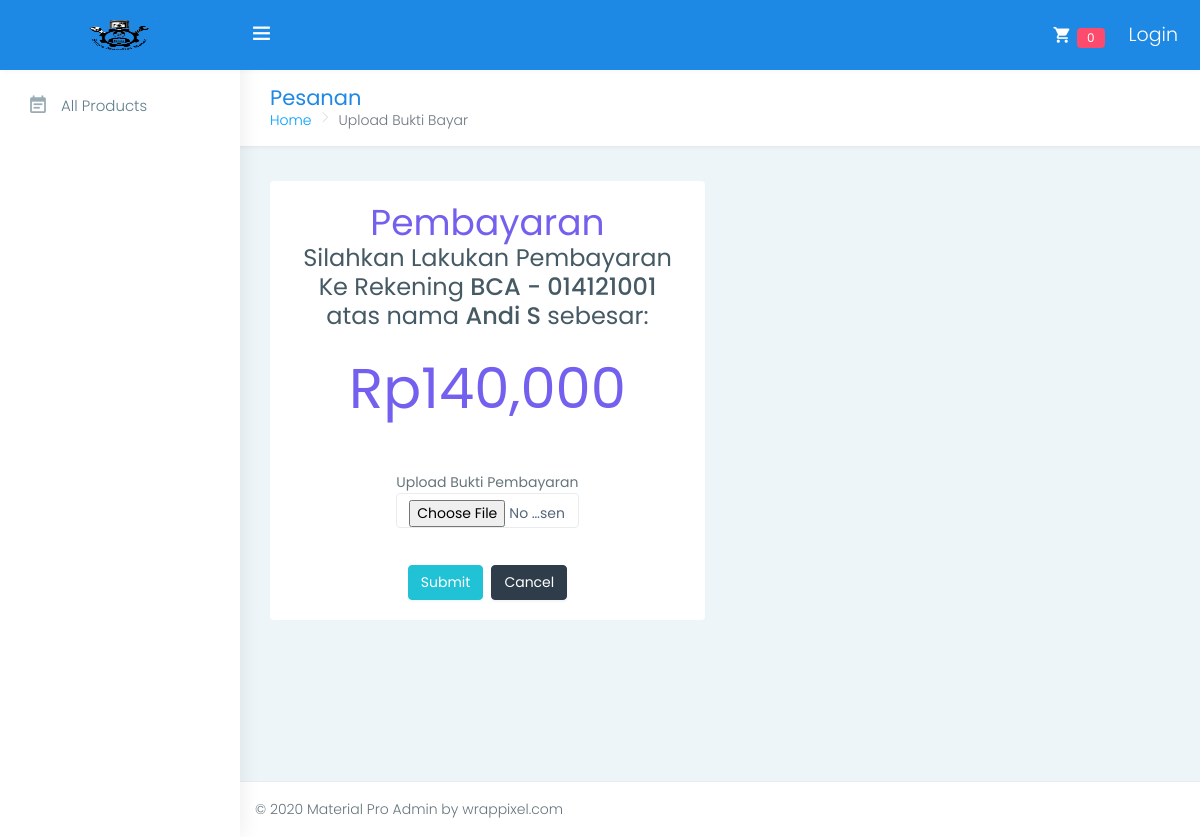
Page /orders/formbayar/7 on the committed database.
### tables this page shows
CREATE TABLE `salesheader` (
  `idsales` int(11) NOT NULL,
  `userid` int(11) NOT NULL,
  `total` int(11) NOT NULL,
  `idrekening` int(11) NOT NULL,
  `notes` text NOT NULL,
  `status` int(11) NOT NULL,
  `no_order` varchar(35) NOT NULL,
  `namapenerima` varchar(40) NOT NULL,
  `nohppenerima` varchar(15) NOT NULL,
  `alamat` text NOT NULL,
  `kurir` varchar(20) NOT NULL,
  `created_at` datetime NOT NULL,
  `updated_at` datetime DEFAULT NULL,
  `is_active` int(11) NOT NULL,
  `buktipembayaran` varchar(40) NOT NULL,
  `statusbayar` int(1) NOT NULL,
  `statusorder` int(1) NOT NULL,
  `catatanpembayaran` text NOT NULL,
  `noresi` varchar(15) NOT NULL
);

CREATE TABLE `rekening` (
  `idrekening` int(11) NOT NULL,
  `namaakun` varchar(40) NOT NULL,
  `namabank` varchar(50) NOT NULL,
  `norek` varchar(20) NOT NULL,
  `created_at` datetime NOT NULL,
  `updated_at` datetime DEFAULT NULL,
  `is_active` int(11) NOT NULL
);

### application/controllers/Orders.php (called while the page is built, shortened)
<?php defined('BASEPATH') OR exit('No direct script access allowed');
class Orders extends CI_Controller {
    public function __construct(){
		$this->load->model('Barang_M', 'barang_model');
        $this->load->model('Rekening_M', 'rekening_model');
        $this->load->model('Order_M', 'order_model');
		$this->load->library('form_validation');
        $this->load->library('upload');
		$this->load->library('image_lib');
    }
    public function formbayar($id){
        $data = array(
            'data_order' => $this->order_model->getByIdSales($id)->row()
        );
        $this->load->view('template-customer', $data);
        $this->load->view('ecommerce/form-bayar', $data);
    }
}

### index.php (called while the page is built, shortened)
<?php
require_once BASEPATH.'core/CodeIgniter.php';

### application/models/Order_M.php (called while the page is built, shortened)
<?php
class Order_M extends CI_Model {
    public function getByIdSales($id = null){
        $this->db->select('a.*, b.namalengkap, c.namaakun, c.namabank, c.norek');
        $this->db->from('salesheader a');
        $this->db->join('users b', 'a.userid = b.userid');
        $this->db->join('rekening c', 'a.idrekening = c.idrekening');
        if($id != null){
            $this->db->where('a.idsales', $id);
        }
        $this->db->where('a.is_active', 1);
        $query = $this->db->get();
        return $query;
    }
}

### application/views/ecommerce/form-bayar.php (the view, shortened to what this page needs)
    <div class="page-wrapper" style="display: block;">
            <div class="row page-titles">
                <div class="col-md-5 col-12 align-self-center">
                    <h3 class="text-themecolor mb-0">Pesanan</h3>
                    <ol class="breadcrumb mb-0 p-0 bg-transparent">
                        <li class="breadcrumb-item"><a href="javascript:void(0)">Home</a></li>
                        <li class="breadcrumb-item active">Upload Bukti Bayar</li>
                    </ol>
                </div>
            </div>
            <div class="container-fluid">
                <div class="row">
                <div class="col-lg-6 col-md-6">
                    <div class="card card-body">
                        <div class="text-center">
                        <h1 class="mb-0 text-primary">Pembayaran</h1>
                        <h2 class="text mb-4 font-13"> Silahkan Lakukan Pembayaran Ke Rekening <strong><?=$data_order->namabank?> - <?=$data_order->norek?> </strong> atas nama <strong><?=$data_order->namaakun?> </strong>sebesar:</h2>
                        <h1 class="text-primary" style="font-size: 4em;">Rp<?=number_format($data_order->total)?> </h1>
                        <br><br>
                        </div>
                        <div class="row align-items-center">
                            <div class="col-sm-12 col-xs-12">
                                <form action="<?=site_url('orders/prosesbayar')?>" method="post" enctype="multipart/form-data">
                                    <div class="row">
                                        <div class="col-md-6 mb-3 mb-md-0 offset-md-3">
                                            <div class="form-group">
                                                <label>Upload Bukti Pembayaran</label>
                                                <input type="file" class="form-control" id="buktipembayaran" name="buktipembayaran" aria-describedby="fileHelp" required>
                                            </div>
                                        </div>
                                        <div class="col-md mb"></div>
                                    </div>
                                    <br>
                                    <div class="row justify-content-md-center">
                                        <button type="submit" name="submit" class="btn btn-success waves-effect waves-light mr-2">Submit</button>
                                        <a href="<?=site_url('orders/myorderlist')?>" class="btn btn-inverse waves-effect waves-light">Cancel</a>
                                    </div>
                                </form>
                            </div>
                        </div>
                    </div>
                </div>
                </div>
            </div>
            <footer class="footer">
                © 2020 Material Pro Admin by wrappixel.com
            </footer>
        </div>
</body>
</html>

### rows in the picture
salesheader: idrekening.namabank "BCA", idrekening.norek "014121001", idrekening.namaakun "Andi S", total "140,000"

### other values in the picture
$this->cart->total_items() "0"
